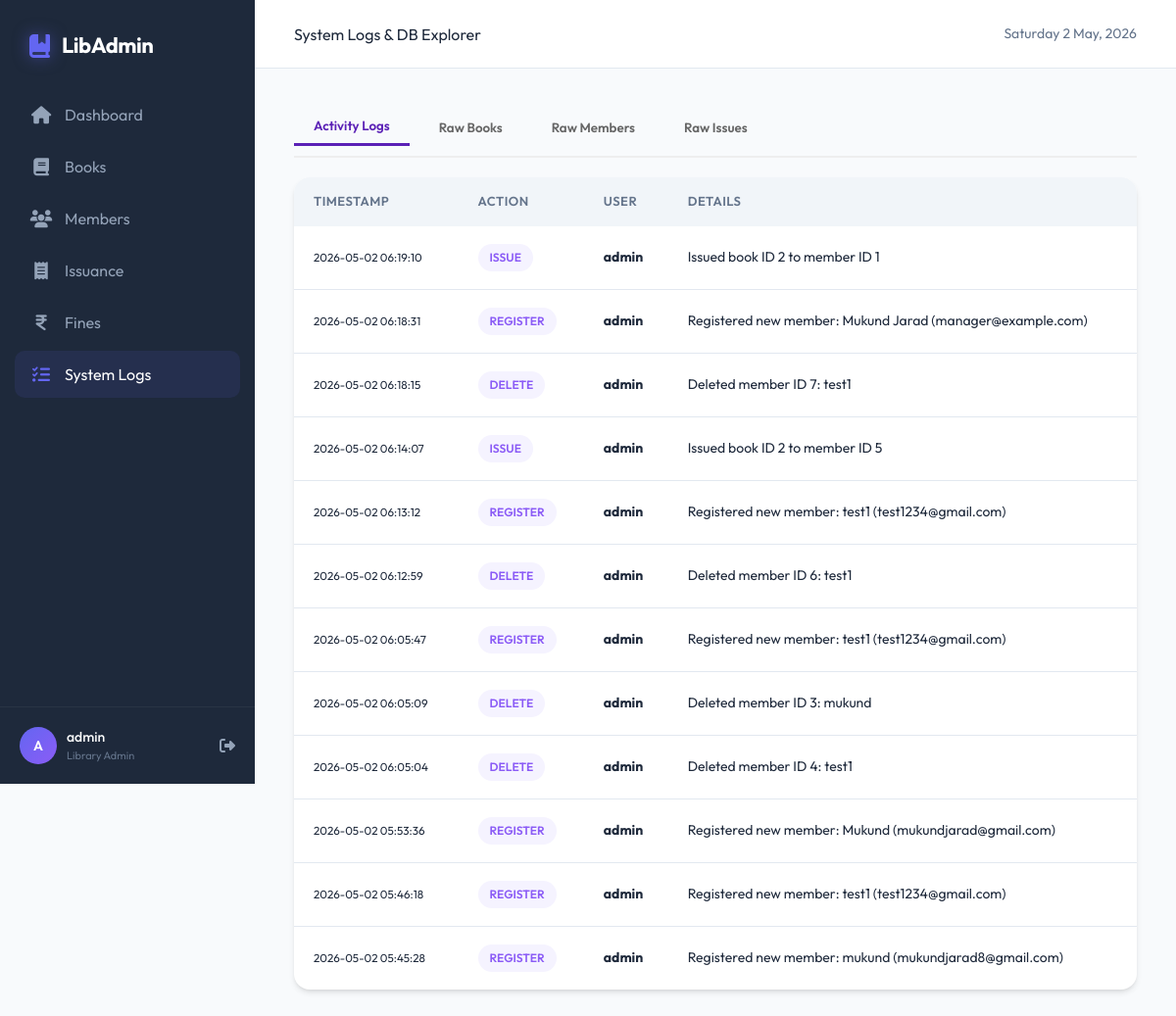
/admin/logs (signed in), run on the app's committed database.
### tables this page shows
CREATE TABLE system_logs (
    id INTEGER PRIMARY KEY AUTOINCREMENT,
    timestamp DATETIME DEFAULT CURRENT_TIMESTAMP,
    action_type VARCHAR(50),
    target_table VARCHAR(50),
    user_name VARCHAR(255),
    description TEXT
);

### routes/admin.py (the view)
@admin_bp.route('/admin/logs')
@login_required
@admin_required
def logs():
    activity_logs = query_db('SELECT * FROM system_logs ORDER BY timestamp DESC LIMIT 100')
    raw_books = query_db('SELECT * FROM books')
    raw_members = query_db('SELECT * FROM members')
    raw_issues = query_db('SELECT * FROM issues')
    return render_template('logs.html',
                          logs=activity_logs,
                          books=raw_books,
                          members=raw_members,
                          issues=raw_issues)

### db.py (called while the page is built)
def get_db():
    db = getattr(g, '_database', None)
    if db is None:
        db = g._database = sqlite3.connect(Config.DATABASE_PATH)
        db.row_factory = sqlite3.Row
        db.execute("PRAGMA foreign_keys = ON")
    return db

def close_connection(exception):
    db = getattr(g, '_database', None)
    if db is not None:
        db.close()

def query_db(query, args=(), one=False):
    db = get_db()
    cur = db.execute(query, args)
    rv = cur.fetchall()
    cur.close()
    return (rv[0] if rv else None) if one else rv

### routes/auth.py (called while the page is built)
def login_required(f):
    from functools import wraps
    @wraps(f)
    def decorated_function(*args, **kwargs):
        if 'user_id' not in session:
            return redirect(url_for('auth.login'))
        return f(*args, **kwargs)
    return decorated_function

def admin_required(f):
    from functools import wraps
    @wraps(f)
    def decorated_function(*args, **kwargs):
        if session.get('role') != 'admin':
            flash('Admin access required for this action')
            return redirect(url_for('dashboard.index'))
        return f(*args, **kwargs)
    return decorated_function

### templates/logs.html (shortened to what this page needs)
{% extends 'base.html' %}
{% block title %}System Logs & DB Explorer{% endblock %}
{% block content %}
<div class="logs-container">
    <div class="tabs">
        <button class="tab-btn active" onclick="showTab('activityTab')">Activity Logs</button>
        <button class="tab-btn" onclick="showTab('booksTab')">Raw Books</button>
        <button class="tab-btn" onclick="showTab('membersTab')">Raw Members</button>
        <button class="tab-btn" onclick="showTab('issuesTab')">Raw Issues</button>
    </div>
    <div id="activityTab" class="tab-content active">
        <div class="table-container shadow">
            <table>
                <thead>
                    <tr>
                        <th>Timestamp</th>
                        <th>Action</th>
                        <th>User</th>
                        <th>Details</th>
                    </tr>
                </thead>
                <tbody>
                    {% for log in logs %}
                    <tr>
                        <td><small>{{ log.timestamp }}</small></td>
                        <td><span class="badge badge-purple">{{ log.action_type }}</span></td>
                        <td><strong>{{ log.user_name }}</strong></td>
                        <td>{{ log.description }}</td>
                    </tr>
                    {% else %}
                    <tr><td colspan="4" class="text-center">No activity recorded yet.</td></tr>
                    {% endfor %}
                </tbody>
            </table>
        </div>
    </div>
</div>
{% endblock %}

### static/css/style.css (style rules this page uses)
:root { --primary: #6366f1; --primary-hover: #4f46e5; --secondary: #64748b; --bg-body: #f8fafc; --bg-card: #ffffff; --sidebar-bg: #1e293b; --text-main: #1e293b; --text-muted: #64748b; --border-color: #e2e8f0; --table-header: #f1f5f9; --success: #10b981; --warning: #f59e0b; --danger: #ef4444; --info: #3b82f6; --purple: #8b5cf6; --blue: #3b82f6; --green: #10b981; --orange: #f59e0b; --red: #ef4444; --radius-sm: 6px; --radius-md: 10px; --radius-lg: 16px; --shadow-sm: 0 1px 2px 0 rgb(0 0 0 / 0.05); --shadow-md: 0 4px 6px -1px rgb(0 0 0 / 0.1), 0 2px 4px -2px rgb(0 0 0 / 0.1); --shadow-lg: 0 10px 15px -3px rgb(0 0 0 / 0.1), 0 4px 6px -4px rgb(0 0 0 / 0.1); --transition: all 0.3s cubic-bezier(0.4, 0, 0.2, 1); }
* { margin: 0; padding: 0; box-sizing: border-box; }
body { font-family: 'Outfit', sans-serif; background-color: var(--bg-body); color: var(--text-main); line-height: 1.5; overflow-x: hidden; }
.table-container { background: white; border-radius: var(--radius-lg); overflow: hidden; margin-top: 20px; }
.table-container.shadow { box-shadow: var(--shadow-md); }
table { width: 100%; border-collapse: collapse; }
th { background-color: var(--table-header); padding: 15px 20px; text-align: left; font-size: 13px; font-weight: 600; text-transform: uppercase; letter-spacing: 0.5px; color: var(--secondary); }
td { padding: 18px 20px; border-bottom: 1px solid var(--border-color); font-size: 14px; }
tr:last-child td { border-bottom: none; }
.badge { padding: 5px 12px; border-radius: 20px; font-size: 12px; font-weight: 600; display: inline-block; }
.badge-purple { background: #f5f3ff; color: #8b5cf6; }

### templates/logs.html (style rules this page uses)
.tabs { display: flex; gap: 10px; margin-bottom: 20px; border-bottom: 2px solid #eee; padding-bottom: 10px; }
.tab-btn { padding: 10px 20px; border: none; background: none; cursor: pointer; font-family: inherit; font-weight: 600; color: #666; transition: all 0.3s; }
.tab-btn.active { color: #5B21B6; border-bottom: 3px solid #5B21B6; }
.tab-content { display: none; }
.tab-content.active { display: block; animation: fadeIn 0.3s; }

### data on the page
system_logs: timestamp "2026-05-02 06:19:10", action_type "ISSUE", user_name "admin", description "Issued book ID 2 to member ID 1"
system_logs: timestamp "2026-05-02 06:18:31", action_type "REGISTER", user_name "admin", description "Registered new member: Mukund Jarad (manager@example.com)"
system_logs: timestamp "2026-05-02 06:18:15", action_type "DELETE", user_name "admin", description "Deleted member ID 7: test1"
system_logs: timestamp "2026-05-02 06:14:07", action_type "ISSUE", user_name "admin", description "Issued book ID 2 to member ID 5"
system_logs: timestamp "2026-05-02 06:13:12", action_type "REGISTER", user_name "admin", description "Registered new member: test1 (test1234@gmail.com)"
system_logs: timestamp "2026-05-02 06:12:59", action_type "DELETE", user_name "admin", description "Deleted member ID 6: test1"
system_logs: timestamp "2026-05-02 06:05:47", action_type "REGISTER", user_name "admin", description "Registered new member: test1 (test1234@gmail.com)"
system_logs: timestamp "2026-05-02 06:05:09", action_type "DELETE", user_name "admin", description "Deleted member ID 3: mukund"
system_logs: timestamp "2026-05-02 06:05:04", action_type "DELETE", user_name "admin", description "Deleted member ID 4: test1"
system_logs: timestamp "2026-05-02 05:53:36", action_type "REGISTER", user_name "admin", description "Registered new member: Mukund (mukundjarad@gmail.com)"
system_logs: timestamp "2026-05-02 05:46:18", action_type "REGISTER", user_name "admin", description "Registered new member: test1 (test1234@gmail.com)"
system_logs: timestamp "2026-05-02 05:45:28", action_type "REGISTER", user_name "admin", description "Registered new member: mukund (mukundjarad8@gmail.com)"

### other printed values
{{ session.get('username', 'U')[0].upper() }} "A"
{{ session.get('username', 'Guest') }} "admin"
{{ 'Library Admin' if session.get('role') == 'admin' else 'Member' }} "Library Admin"
